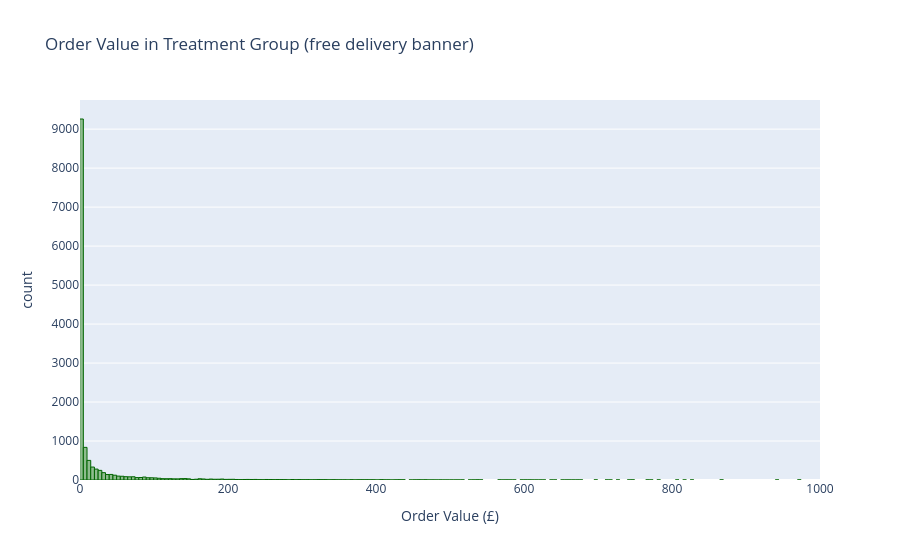

Source (notebook cell):
### Code cell
# Visualize the sample estimates
fig = px.histogram(asos[asos["Version"]=="T"]["Order.Value"],
                   title = "Order Value in Treatment Group (free delivery banner)",
                   labels = {"value":"Order Value (£)"},
                   height = 400, range_x = [0,1000])

fig.update_traces(showlegend = False,
                  marker_color = "darkseagreen", 
                  marker_line_color = "darkgreen",
                  marker_line_width = 1)

### Figure 1 — Plotly figure (JSON) as saved in the notebook; plotly's stock layout.template omitted (floating-point values rounded to 4 significant figures; data arrays with more than 128 entries replaced by an {"elided": "..."} marker saying what was removed)
{"data": [{"alignmentgroup": "True", "bingroup": "x", "hovertemplate": "variable=Order.Value<br>Order Value (£)=%{x}<br>count=%{y}<extra></extra>", "legendgroup": "Order.Value", "marker": {"color": "darkseagreen", "line": {"color": "darkgreen", "width": 1}, "pattern": {"shape": ""}}, "name": "Order.Value", "offsetgroup": "Order.Value", "orientation": "v", "showlegend": false, "type": "histogram", "x": {"elided": "13852 int values"}, "xaxis": "x", "yaxis": "y"}], "layout": {"autosize": true, "barmode": "relative", "legend": {"title": {"text": "variable"}, "tracegroupgap": 0}, "title": {"text": "Order Value in Treatment Group (free delivery banner)"}, "xaxis": {"anchor": "y", "domain": [0, 1], "range": [0, 1000], "title": {"text": "Order Value (£)"}, "type": "linear"}, "yaxis": {"anchor": "x", "autorange": true, "domain": [0, 1], "range": [0, 9747.0], "title": {"text": "count"}}}}
